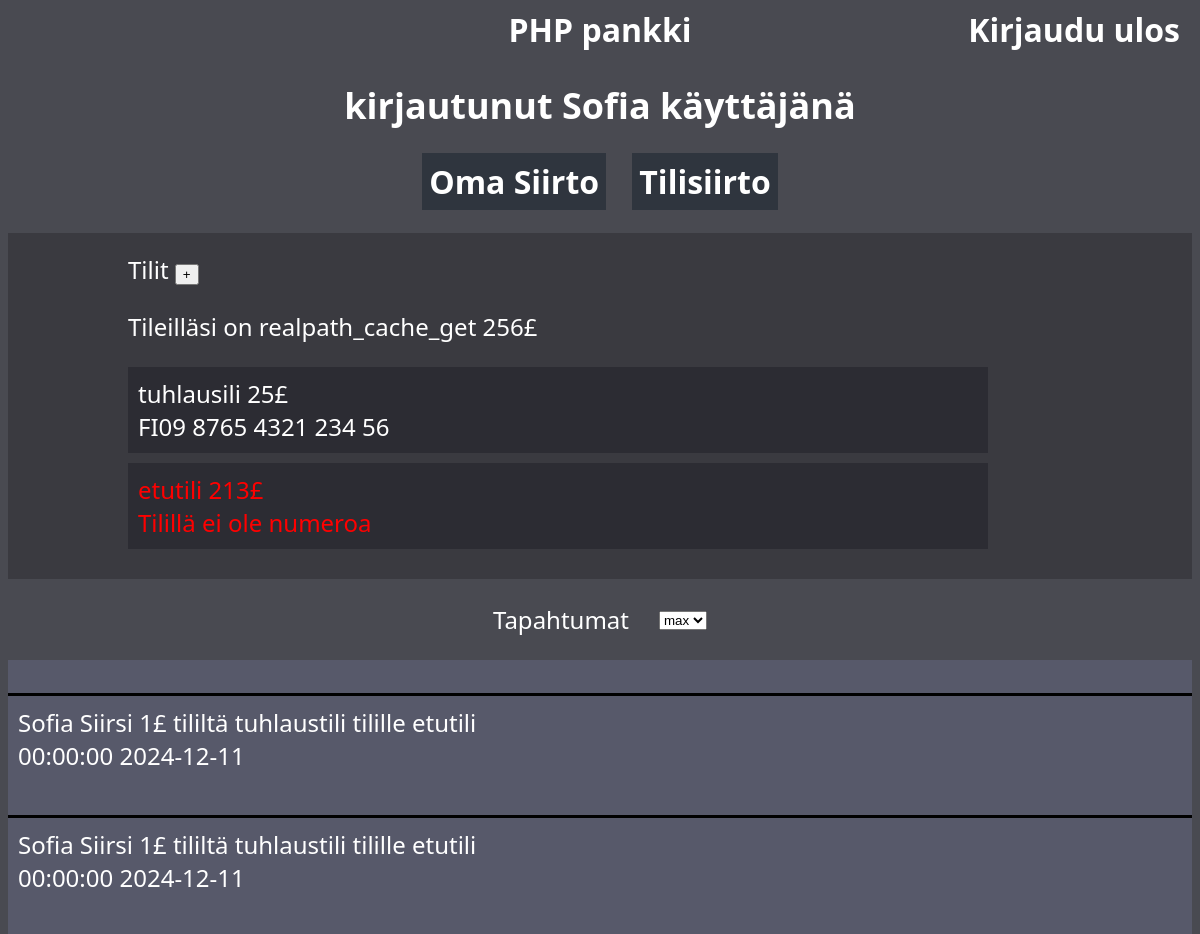
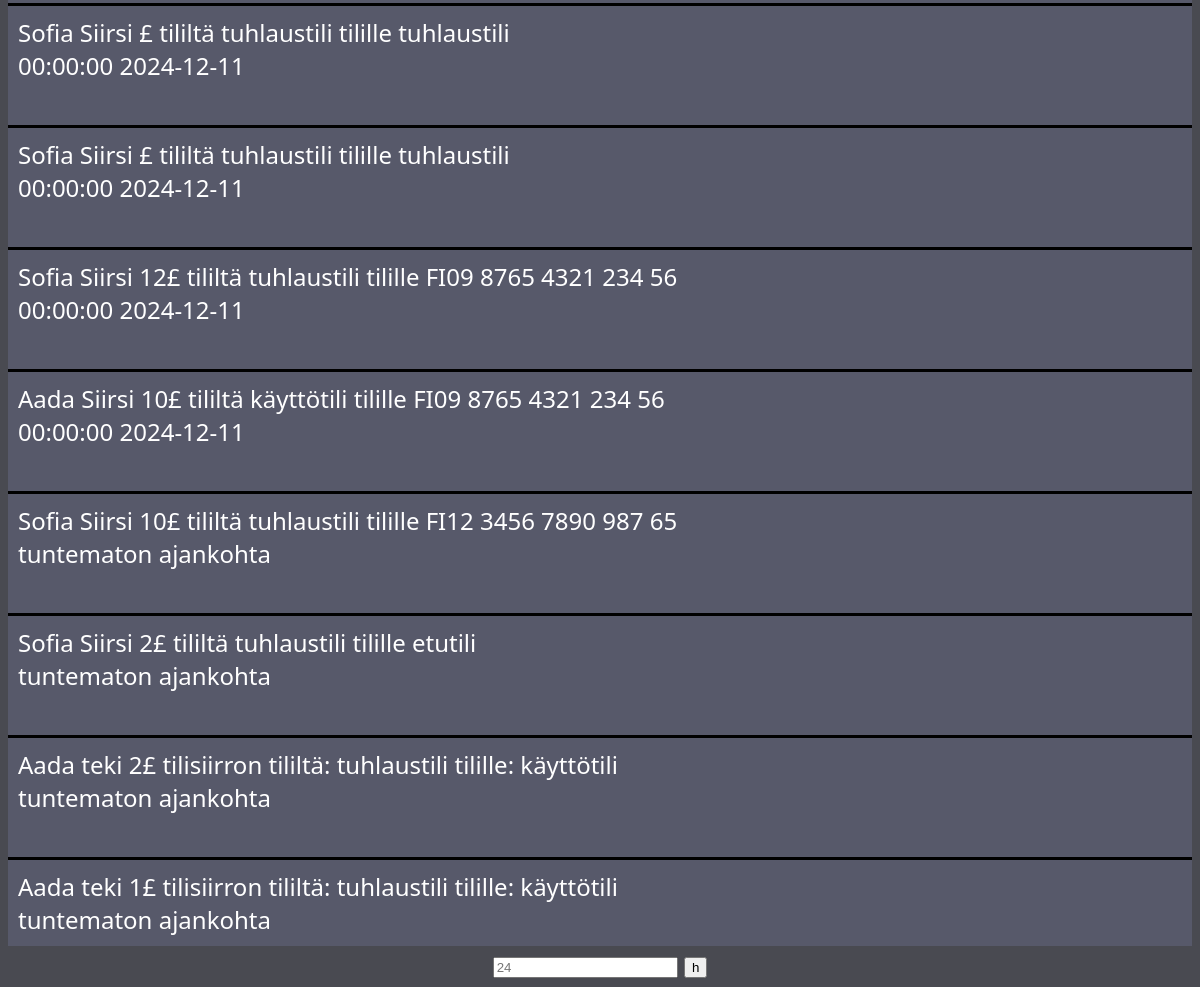
Page /index.php (signed in) on the committed database (2 pictures, top to bottom).
### tables this page shows
CREATE TABLE `tilit` (
  `tili_id` int(11) NOT NULL,
  `tilinimi` varchar(255) NOT NULL,
  `IBAN` varchar(30) NOT NULL,
  `kayttaja_id` int(11) NOT NULL,
  `amount` float NOT NULL
);

CREATE TABLE `tapahtumat` (
  `id` int(11) NOT NULL,
  `amount` int(11) NOT NULL,
  `sender_account_id` int(20) NOT NULL,
  `reciver_account_id` int(20) NOT NULL,
  `information` varchar(255) DEFAULT NULL,
  `date` datetime DEFAULT NULL
);

### index.php (the view, shortened to what this page needs)
<?php
include 'dbyhteys.php';
?>
<!DOCTYPE html>
<html lang="en">
<head>
    <link rel="stylesheet" href="style.css">
</head>
<body>
<?php
    $userData = $conn->prepare(
        "SELECT id, nimi, varat, tili_id, tilinimi, amount, IBAN
        FROM kayttajat
        LEFT JOIN tilit
        ON kayttaja_id = id
        WHERE id = :id");
        $userData->execute(["id" => $_SESSION["user_id"]]);
        $userData = $userData->fetchAll();
        echo '<a href="index.php">PHP pankki</a>'.
        '<a id="logout" href="logout.php">Kirjaudu ulos</a>';
    ?>
    <div id="container" class="<?php echo $userData==null ? 'hidden' : ''; ?>">
        <h2>kirjautunut <?php echo $_SESSION["nimi"] ?> käyttäjänä</h2>
        <div id="toiminnot">
            <a class="toiminto" href="omasiirto_sivu.php">Oma Siirto</a>
            <a class="toiminto" href="tilisiirto_sivu.php">Tilisiirto</a>
        </div>
        <div id="TilitBox">
            <div id="tilitOtsikkoWlisäys">Tilit
                <button
                    id="lisääTiliNappiPlus"
                    onClick="
                    $('#tilitForm, #lisääTiliNappiMiinus').css('display', 'inline-block');
                    $(this).css('display', 'none')"
                    > +
                </button>
            </div>
            <p>Tileilläsi on realpath_cache_get <?php echo $_SESSION["varat"] ?>£</p>
            <div id="Tilit">
                <?php foreach ($userData as $data)
                if ($data["tilinimi"])
                    echo "<div class='tili' onClick='window.location.href=`näytä_tili.php?tili_id=".$data["tili_id"]."`'>" .
                    $data["tilinimi"]. " " .
                    $data["amount"]."£<br>".
                    (!empty($data["IBAN"]) ? $data["IBAN"] : "Tilillä ei ole numeroa
                        <script>
                            document.querySelector('.tili:last-child').style.color = 'red';
                        </script>").
                    "</div>";
                ?>
            </div>
        </div>
        <div id="TopTapahtumat">
            <p id="Tapahtumat_teksti">Tapahtumat</p>
            <form action="fetch.php" method="POST" style="padding-top: 20px;">
                <select name="limit" id="Tapahtumat_valinta" onChange="this.form.submit()">
                    <option value="" selected>max</option>
                </select>
            </form>
        </div>
        <div id="Tapahtumat">
            <?php
                $tapahtumat = $conn->prepare(
                    "SELECT information, date
                    FROM tapahtumat
                    WHERE (reciver_account_id = :account_id OR sender_account_id = :account_id)
                    LIMIT :limit");
                    $tapahtumat->bindParam("limit", $_SESSION["limit"], PDO::PARAM_INT);
                    $tapahtumat->bindParam("account_id", $userData[0]["tili_id"], PDO::PARAM_INT);
                    $tapahtumat->execute();
                    $tapahtumat = $tapahtumat->fetchAll();
                if ($tapahtumat) {
                    foreach ($tapahtumat as $tapahtuma) {
                        if (!$tapahtuma["date"]) {
                            $tapahtuma["date"] = "ajankohta tuntematon";
                        }
                        echo "<div class='tapahtuma'>" .$tapahtuma["information"]. "<br>" . explode(" ", $tapahtuma["date"])[1]. " ". explode(" ", $tapahtuma["date"])[0]. "</div><br>";
                    }
                } else {
                    echo "<script>document.getElementById('Tapahtumat_teksti').style.display = 'none';</script>";
                }
            ?>
        </div>
    </div>
    <form method="POST" action="index.php">
        <input name="user_id" placeholder="<?php echo $_SESSION["user_id"] ?>">
        <button type="submit">h</button>
</body>
</html>

### style.css (style rules this page uses)
body { text-align: center; background-color: #494a51; color: #fff; font-size: x-large; font-family: 'Segoe UI', Tahoma, Geneva, Verdana, sans-serif; }
#logout { position: absolute; right: 20px; }
#TilitBox { text-align: left; padding-left: 10vw; background-color: #3a3a40; padding-block: 20px; }
.tili { margin-block: 10px; background-color: #2c2c33; padding: 10px; width: 70vw; }
a { color: #fff; text-decoration: none; font-size: xx-large; font-weight: bold; }
#toiminnot { margin-bottom: 30px; }
.toiminto { color: #FFF; background-color: #2f353e; text-decoration: none; padding: 7px; margin: 10px; }
#TopTapahtumat { display: inline-flex; gap: 30px; }
#Tapahtumat { display: flex; flex-direction: column-reverse; background-color: #57596a; text-align: left; }
.tapahtuma { border-top: solid 3px black; padding: 10px; }

### rows in the picture
tilit: tilinimi "tuhlausili", amount "25", IBAN "FI09 8765 4321 234 56"
tilit: tilinimi "etutili", amount "213", IBAN "Tilillä ei ole numeroa"
tapahtumat: information "Aada teki 1£ tilisiirron tililtä: tuhlaustili tilille: käyttötili", date "tuntematon", date "ajankohta"
tapahtumat: information "Aada teki 2£ tilisiirron tililtä: tuhlaustili tilille: käyttötili", date "tuntematon", date "ajankohta"
tapahtumat: information "Sofia Siirsi 2£ tililtä tuhlaustili tilille etutili", date "tuntematon", date "ajankohta"
tapahtumat: information "Sofia Siirsi 10£ tililtä tuhlaustili tilille FI12 3456 7890 987 65", date "tuntematon", date "ajankohta"
tapahtumat: information "Aada Siirsi 10£ tililtä käyttötili tilille FI09 8765 4321 234 56", date "00:00:00", date "2024-12-11"
tapahtumat: information "Sofia Siirsi 12£ tililtä tuhlaustili tilille FI09 8765 4321 234 56", date "00:00:00", date "2024-12-11"
tapahtumat: information "Sofia Siirsi £ tililtä tuhlaustili tilille tuhlaustili", date "00:00:00", date "2024-12-11"
tapahtumat: information "Sofia Siirsi £ tililtä tuhlaustili tilille tuhlaustili", date "00:00:00", date "2024-12-11"
tapahtumat: information "Sofia Siirsi 1£ tililtä tuhlaustili tilille etutili", date "00:00:00", date "2024-12-11"
tapahtumat: information "Sofia Siirsi 1£ tililtä tuhlaustili tilille etutili", date "00:00:00", date "2024-12-11"

### other values in the picture
$_SESSION["nimi"] "Sofia"
$_SESSION["varat"] "256"
